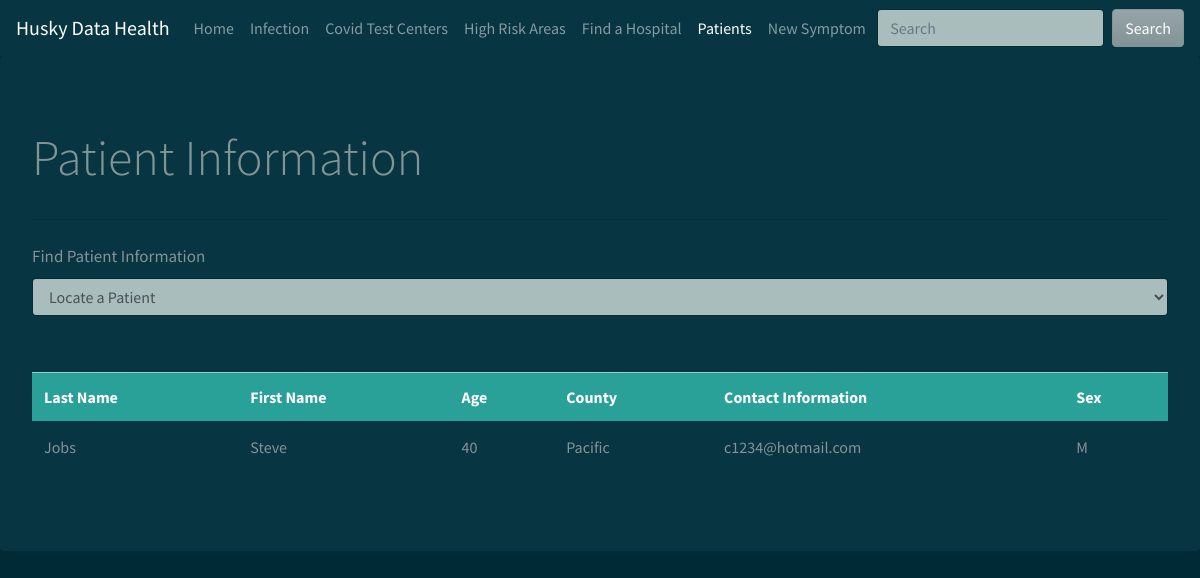
Page /patient.php?user=3 on the committed database.
### tables this page shows
CREATE TABLE `USER_INFO` (
  `user_id` int(11) NOT NULL DEFAULT '0',
  `email` varchar(30) NOT NULL,
  `first_name` varchar(20) NOT NULL,
  `last_name` varchar(20) NOT NULL,
  `county` varchar(20) DEFAULT NULL,
  `sex` varchar(5) NOT NULL,
  `age` int(11) NOT NULL,
  `Case_start_data` date DEFAULT NULL
);

### patient.php (the view, shortened to what this page needs)
<!DOCTYPE html>
<html lang="en">
    <head>
        <link rel="stylesheet" href="https://bootswatch.com/4/solar/bootstrap.min.css">
    </head>
    <body>
        <nav class="navbar navbar-expand-lg navbar-dark bg-dark">
            <a class="navbar-brand" href="#">Husky Data Health</a>
            <div class="collapse navbar-collapse" id="navbarColor02">
                <ul class="navbar-nav mr-auto">
                    <li class="nav-item">
                        <a class="nav-link" href="index.php">Home
                        </a>
                    </li>
                    <li class="nav-item">
                        <a class="nav-link" href="infection.php">Infection</a>
                    </li>
                    <li class="nav-item">
                        <a class="nav-link" href="covid_test_center.php">Covid Test Centers</a>
                    </li>
                    <li class="nav-item">
                        <a class="nav-link" href="high_risk.php">High Risk Areas</a>
                    </li>
                    <li class="nav-item">
                        <a class="nav-link" href="hospital.php">Find a Hospital</a>
                    </li>
                    <li class="nav-item active">
                        <a class="nav-link" href="patient.php">Patients</a>
                    </li>
                    <li class="nav-item">
                        <a class="nav-link" href="new_symptoms.php">New Symptom</a>
                    </li>
                </ul>
                <form class="form-inline my-2 my-lg-0">
                    <input class="form-control mr-sm-2" type="text" placeholder="Search">
                    <button class="btn btn-secondary my-2 my-sm-0" type="submit">Search</button>
                </form>
            </div>
        </nav>
        <div class="jumbotron">
            <p style="font-size: 50px" class="lead">Patient Information</p>
            <hr class="my-4">
            <form method="GET" action="patient.php">
                <div class="form-group">
                    <label style="font-size: 17px" for="county_control_form">Find Patient Information
                    </label>
                    <select class = "form-control" name="user" onchange='this.form.submit()' id='county_control_form'>
                        <option selected>Locate a Patient</option>
                        <?php
                        $connection = mysqli_connect(DBHOST, DBUSER, DBPASS, DBNAME);
                        ?>
                    </select>
                </div>
                    <?php
                    if ($_SERVER["REQUEST_METHOD"] == "GET")
                    {
                        if (isset($_GET['user']) )
                        {
                    ?>
                    <p>&nbsp;</p>
                    <table class="table table-hover">
                        <thead>
                            <tr class="table-success">
                                <th scope="col">Last Name</th>
                                <th scope="col">First Name</th>
                                <th scope="col">Age</th>
                                <th scope="col">County</th>
                                <th scope="col">Contact Information</th>
                                <th scope="col">Sex</th>
                            </tr>
                        </thead>
                        <?php
                            $sql = " SELECT * FROM
                             USER_INFO
                             WHERE user_id = {$_GET['user']}";
                            if ($result = mysqli_query($connection, $sql))
                            {
                                while($row = mysqli_fetch_assoc($result))
                                {
                        ?>
                        <tr>
                            <td><?php echo $row['last_name'] ?></td>
                            <td><?php echo $row['first_name'] ?></td>
                            <td><?php echo $row['age'] ?></td>
                            <td><?php echo $row['county'] ?></td>
                            <td><?php echo $row['email'] ?></td>
                            <td><?php echo $row['sex'] ?></td>
                        </tr>
                    <?php
                            }
                        }
                    }
                }
                    ?>
                </table>
            </form>
        </div>
    </body>
</html>

### rows in the picture
user_info: last_name "Jobs", first_name "Steve", age "40", county "Pacific", email "c1234@hotmail.com", sex "M"
